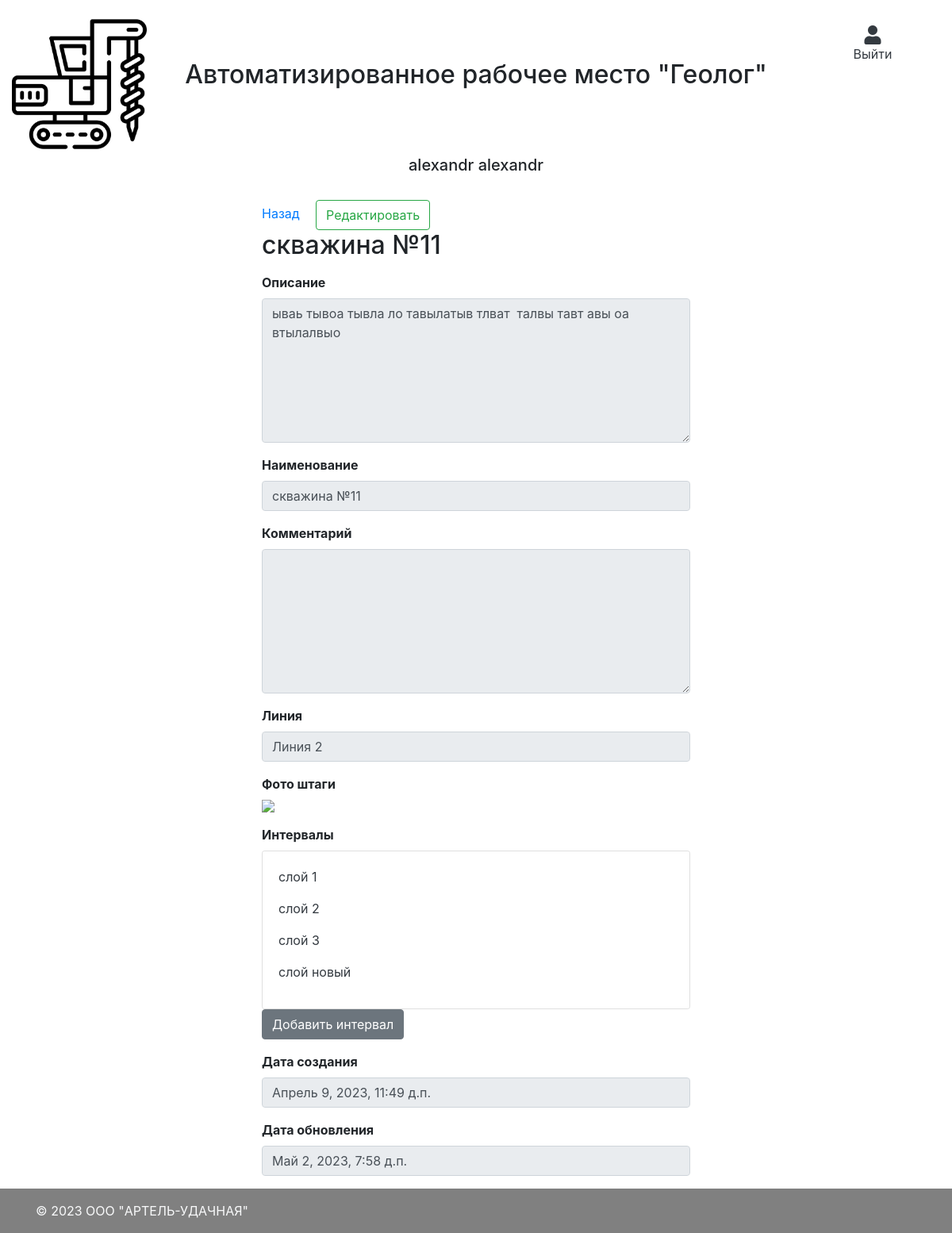
The page /wells/1 (signed in) on the database its author committed.
### main/models.py (models this page shows, shortened)
class CustomUser(AbstractBaseUser, PermissionsMixin):
    username = models.CharField("Логин пользователя", max_length=50, unique=True)
    first_name = models.CharField("Имя", max_length=50)
    last_name = models.CharField("Фамилия", max_length=50)
    patronymic = models.CharField("Отчество", max_length=50, default="нет")
    team = models.ForeignKey(Team, verbose_name="Номер бригады", on_delete=models.CASCADE, null=True)
    phone_number = models.CharField("Номер телефона", max_length=50, default="Не указано")
    email = models.EmailField(verbose_name="Email", max_length=255, unique=True, blank=True, null=True)
    role = models.ForeignKey(Role, on_delete=models.CASCADE, verbose_name="Должность")
    is_superuser = models.BooleanField(default=False)
    is_active = models.BooleanField(default=True)
    is_admin = models.BooleanField(default=False)
    objects = CustomUserManager()
    created_at = models.DateTimeField("Дата создания", auto_now_add=True)
    updated_at = models.DateTimeField("Дата обновления", auto_now=True)
    USERNAME_FIELD = 'username'
    REQUIRED_FIELDS = ['password']
    class Meta:
        verbose_name = "Пользователь"
        verbose_name_plural = "Пользователи"

class Well(models.Model):
    name = models.CharField("Наименование", max_length=255, unique=True)
    description = models.TextField("Описание", null=True, blank=True)
    comment = models.TextField("Комментарий", null=True, blank=True)
    x = models.FloatField("x", null=True, blank=True)
    y = models.FloatField("y", null=True, blank=True)
    z = models.FloatField("z", null=True, blank=True)
    line = models.ForeignKey(Line, verbose_name="Линия", on_delete=models.CASCADE, null=True)
    pillar_photo = models.ImageField("Фото штаги", upload_to='images/', null=True)
    created_at = models.DateTimeField("Дата создания", auto_now_add=True)
    updated_at = models.DateTimeField("Дата обновления", auto_now=True)
    class Meta:
        verbose_name = "Скважина"
        verbose_name_plural = "Скважины"
        unique_together = ('name', 'line',)

class Line(models.Model):
    name = models.CharField("Наименование", max_length=50)
    watercourse = models.ForeignKey(WaterCourse, on_delete=models.CASCADE, verbose_name="Водоток", null=True)
    def __str__(self):
        return self.name
    class Meta:
        verbose_name = "Линия"
        verbose_name_plural = "Линии"

class Layer(models.Model):
    name = models.CharField("Наименование", max_length=255)
    depth = models.FloatField("Глубина", max_length=255, null=True)
    description = models.TextField("Описание", null=True, blank=True)
    comment = models.TextField("Комментарий", null=True, blank=True)
    well = models.ForeignKey(Well, verbose_name="Скважина", on_delete=models.CASCADE)
    layer_material = models.ForeignKey(LayerMaterial, verbose_name="Материал слоя", on_delete=models.CASCADE)
    responsible = models.ForeignKey(CustomUser, verbose_name="Ответственный", on_delete=models.CASCADE, null=True)
    sample_obtained = models.BooleanField("Проба взята", default=False)
    drilling_stopped = models.BooleanField("Бурение остановлено", default=False)
    aquifer = models.BooleanField("Водоносный слой", default=False)
    created_at = models.DateTimeField("Дата создания", auto_now_add=True)
    updated_at = models.DateTimeField("Дата обновления", auto_now=True)
    class Meta:
        verbose_name = "Интервал"
        verbose_name_plural = "Интервалы"

### main/views.py (the view)
# urls.py: path('wells/<int:pk>', views.WellDetailView.as_view(), name='wells_detail'),
class WellDetailView(LoginRequiredMixin, DetailView):
    template_name = "main/tasks/wells/index.html"
    model = models.Well
    def get_context_data(self, **kwargs):
        context = super().get_context_data(**kwargs)
        context['layers'] = models.Layer.objects.filter(well=self.get_object()).all()
        return context

### templates/main/tasks/wells/index.html (shortened to what this page needs)
{% extends "layout.html" %}
{% block content %}
    <div class="col-12">
        <div class="row justify-content-center">
            <div class="col-md-6">
                <div class="form-group">
                    <a href="/main_menu?target=tasks">Назад</a>
                    <a href="/wells/edit/{{ object.id }}" class="ml-3 btn btn-outline-success">Редактировать</a>
                    <h2>{{ object.name }}</h2>
                </div>
                <div class="form-group">
                    <label for="description" class="font-weight-bold">Описание</label>
                    <textarea type="text" class="form-control" readonly id="description" rows="7">{{ object.description }}</textarea>
                </div>
                <div class="form-group">
                    <label for="name" class="font-weight-bold">Наименование</label>
                    <input type="text" class="form-control" readonly id="name" value="{{ object.name }}">
                </div>
                <div class="form-group">
                    <label for="comment" class="font-weight-bold">Комментарий</label>
                    <textarea type="text" class="form-control" readonly id="comment" rows="7">{{ object.comment }}</textarea>
                </div>
                <div class="form-group">
                    <label for="line" class="font-weight-bold">Линия</label>
                    <input type="text" class="form-control" readonly id="line" value="{{ object.line }}">
                </div>
                <div class="form-group">
                    <label for="pillarPhoto" class="font-weight-bold">Фото штаги</label>
                    <div class="image-container">
                        <img src="/media/{{object.pillar_photo}}" class="img-fluid pillar-photo">
                    </div>
                </div>
                <div class="form-group">
                    <label for="layer" class="font-weight-bold">Интервалы</label>
                    <div id="layers" class="card card-body" style="overflow-y: scroll; height:200px;">
                        {% for layer in layers %}
                            <p><a href="/layers/{{ layer.id }}?well={{ object.id }}" class="text-dark">{{ layer.name }}</a></p>
                        {% endfor %}
                    </div>
                    <a href="/layers/add?well={{ object.id }}" class="btn btn-secondary">Добавить интервал</a>
                </div>
                <div class="form-group">
                    <label for="created_at" class="font-weight-bold">Дата создания</label>
                    <input type="text" class="form-control" readonly id="created_at" value="{{ object.created_at }}">
                </div>
                <div class="form-group">
                    <label for="updated_at" class="font-weight-bold">Дата обновления</label>
                    <input type="text" class="form-control" readonly id="updated_at" value="{{ object.updated_at }}">
                </div>
            </div>
        </div>
    </div>
{% endblock %}

### templates/layout.html (shortened to what this page needs)
<html lang="en">
    <head>
        <link rel="stylesheet" href="https://maxcdn.bootstrapcdn.com/bootstrap/4.0.0/css/bootstrap.min.css">
        <link rel="stylesheet" href="https://cdnjs.cloudflare.com/ajax/libs/font-awesome/5.15.4/css/all.min.css" />
        <link rel="stylesheet" href="/static/css/main.scss" />
    </head>
    <body class="d-flex flex-column min-vh-100">
      <div class="container-fluid navbar-light bg-navbar-main">
        <div class="row">
            <div class="col-12 col-lg-2 text-center mt-3">
              <a href="/"><img class="img-fluid navbar-brand" src="/static/images/navbar_brand.png"></a>
            </div>
            <div class="col-12 col-lg-8 justify-content-center d-flex align-items-center">
              <h2>Автоматизированное рабочее место "Геолог"</h2>
            </div>
            <div class="col-12 col-lg-2 text-center mt-3">
              <ul class="d-none d-lg-block navbar-nav mr-auto mt-2 ml-3 ml-md-0 mt-lg-0 justify-content-center">
                {% if request.user.is_authenticated %}
                  <li class="nav-item dropdown">
                    <a class="nav-link d-flex flex-column text-dark mt-2" href="/logout">
                      <i class="fa fa-user" aria-hidden="true" style="font-size: 24px;"></i> Выйти
                    </a>
                  </li>
                {% else %}
                  {% comment %} <li class="nav-item m-lg-0">
                    <i class="fa fa-user" aria-hidden="true" style="font-size: 24px;">Войти</i>
                  </li> {% endcomment %}
                {% endif %}
              </ul>
            </div>
            <div class="col-12 col-lg-12 justify-content-center d-flex align-items-center">
              <h5 class="text-center">
                {% if request.user.is_authenticated %}
                  {{ request.user.first_name }} {{ request.user.last_name }}
                {% else %}
                  {% comment %} <li class="nav-item m-lg-0">
                    <i class="fa fa-user" aria-hidden="true" style="font-size: 24px;">Войти</i>
                  </li> {% endcomment %}
                {% endif %}
              </h5>
            </div>
        </div>
      </div>
      <div class="container mt-4">
          <div class="row">
              {% block content %}{% endblock %}
          </div>
      </div>
      <footer class="mt-auto py-3" style="background-color: #808080">
        <div class="container">
          <span class="text-light">© 2023 OOO "АРТЕЛЬ-УДАЧНАЯ"</span>
        </div>
      </footer>
    </body>
</html>

### rows shown on the page
CustomUser: user.first_name "alexandr", user.last_name "alexandr"
Well: name "скважина №11", description "ываь тывоа тывла ло тавылатыв тлват талвы тавт авы оа втылалвыо", line "Линия 2", created_at "Апрель 9, 2023, 11:49 д.п.", updated_at "Май 2, 2023, 7:58 д.п."
Layer: name "слой 1"
Layer: name "слой 2"
Layer: name "слой 3"
Layer: name "слой новый"
